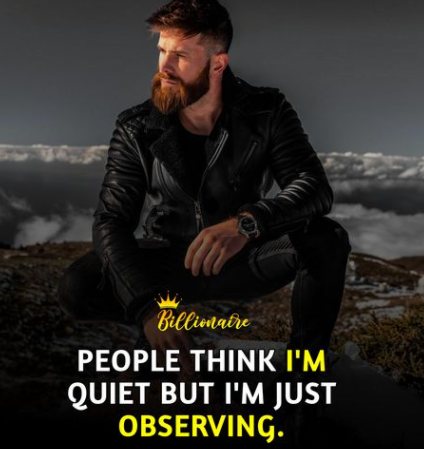
#> input picture pic.png, 424 x 449 px
$ python face_circle.py --image pic.png
#> lines starting #> are read from the running program, lines starting #| are printed output that depends on the picture
import cv2
import argparse

ap = argparse.ArgumentParser()
ap.add_argument("-i", "--image", type=str, default= "adrian.png", help= "Path to be provided")

args = vars(ap.parse_args())
# image = cv2.imread(args["image"])
image = cv2.imread(args["image"])
#> image is the input picture: shape (449, 424, 3); mean B, G, R 38.7, 42.9, 45.7

cv2.circle(image, (160,120),90,(0,0,255),2)
cv2.circle(image, (150,120),90,(0,0,255),-1)
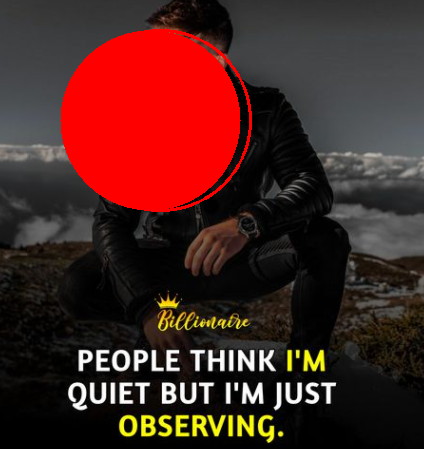
#> image: shape (449, 424, 3); mean B, G, R 32.9, 36.8, 73.5
cv2.circle(image, (150,120),90,(0,0,255),-1)

cv2.imshow("output",image)
cv2.waitKey(0)


# construct the argument parser and parse the arguments
# ap = argparse.ArgumentParser()
# ap.add_argument("-i", "--image", type=str, default="adrian.png",
# 	help="path to the input image")
# args = vars(ap.parse_args())
#
# # load the input image from disk
# image = cv2.imread(args["image"])
#
# # draw a circle around my face, two filled in circles covering my
# # eyes, and a rectangle over top of my mouth
# cv2.circle(image, (168, 188), 90, (0, 0, 255), 2)
# cv2.circle(image, (150, 164), 10, (0, 0, 255), -1)
# cv2.circle(image, (192, 174), 10, (0, 0, 255), -1)
# cv2.rectangle(image, (134, 200), (186, 218), (0, 0, 255), -1)
#
# # show the output image
# cv2.imshow("Output", image)
# cv2.waitKey(0)
